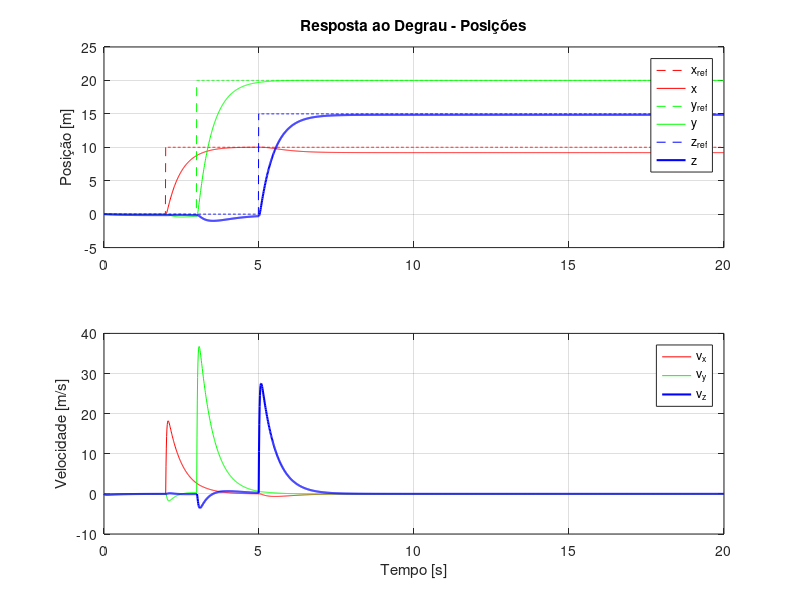
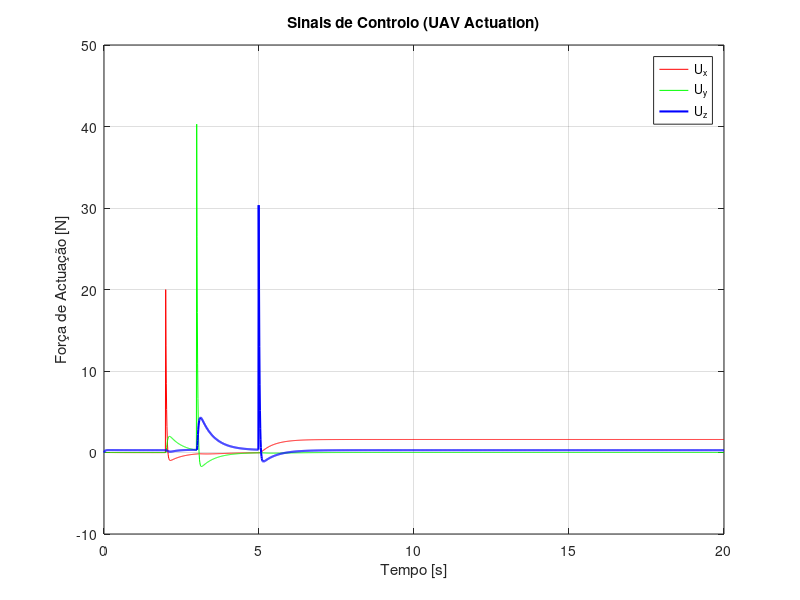

Write MATLAB code to recreate these figures, in order.
clear all;
x0=zeros(6,1);
D=0.1075;
m=0.029;
g=9.81;



A1=zeros(3);
A2=eye(3);
A3=eye(3)*-D/m;

A=[A1,A2;A1,A3];


B=[zeros(3);eye(3)];

Q=eye(6)*4;

R=eye(3)*0.25;

[K,s,P]=lqr(A,B,Q,R);









%step(sys2);

% simulate nonlinear system
Dt = 0.01;
t = 0:Dt:20; 
N = length(t);
x = zeros(6,N+1); % zero initial state
u_a = zeros(3,N); 

pz_ref = zeros(1,N);
px_ref = zeros(1,N);
py_ref = zeros(1,N);
p_ref=zeros(3,N);


ue = 0; % u = T - mg => ue = 0
ve=0;



% simulation "time" loop
for k = 1:N
    % define reference and errors
    px_ref(k) = 10*(k*Dt>=2);
    py_ref(k) = 20*(k*Dt>=3);
    pz_ref(k) = 15*(k*Dt>=5);% step reference
    p_ref(:,k) = [px_ref(k);py_ref(k);pz_ref(k)];
    e_x = x(:,k)-[p_ref(:,k);ve;ve;ve]; % state error
    v_d = zeros(3,N);
    dot_v_d = zeros(3,N);

    v_d(:,k) = [0; 0; 0]; 
    dot_v_d(:,k) = [0; 0; 0];



    % define UAV dynamics
theta=0.1;
phi=0.1;
T_total=0.4;
    fp = T_total*[sin(theta)*cos(phi);
        -sin(phi);
        cos(theta)*cos(phi)];

    D=[0.1075,0,0;
        0,0.1075,0;
        0,0,0.1075];

    fa=[-D(1,1)*x(3,k);-D(2,2)*x(4,k);-D(3,3)*x(5,k)];

 

ep=x(1:3,k)-p_ref(:,k);

ev=x(4:6,k)-v_d(:,k);

    dot_error = [ep;ev];

    bar_ua=(D/m) * v_d(:,k) + dot_v_d(:,k);


kp=1;
kv=1;




    u_a(:,k)=bar_ua+D/m*v_d(:,k)+dot_v_d(:,k)-kp*ep-kv*ev-ep;

   P_dot=[x(4,k);x(5,k);x(6,k)];
    V_dot=(u_a(:,k) + fa - [0; 0; m*g]) / m;


dot_x = [P_dot; V_dot];




    % integrate dynamics
    x(:,k+1) = x(:,k) + Dt*dot_x;
end
x(:,k+1) = [];
p_ref(:,N) = [px_ref(N); py_ref(N); pz_ref(N)];



figure(341);
subplot(2,1,1);
plot(t, p_ref(1,:), 'r--', t, x(1,:), 'r', ...
    t, p_ref(2,:), 'g--', t, x(2,:), 'g', ...
    t, p_ref(3,:), 'b--', t, x(3,:), 'b', 'LineWidth', 1.5);
grid on;
ylabel('Posição [m]');
legend('x_{ref}', 'x', 'y_{ref}', 'y', 'z_{ref}', 'z', 'Location', 'best');
title('Resposta ao Degrau - Posições');


subplot(2,1,2);
plot(t, x(4,:), 'r', t, x(5,:), 'g', t, x(6,:), 'b', 'LineWidth', 1.5);
grid on;
xlabel('Tempo [s]');
ylabel('Velocidade [m/s]');
legend('v_x', 'v_y', 'v_z', 'Location', 'best');

figure(342);
plot(t, u_a(1,:), 'r', t, u_a(2,:), 'g', t, u_a(3,:), 'b', 'LineWidth', 1.5);
grid on;
xlabel('Tempo [s]');
ylabel('Força de Actuação [N]');
title('Sinais de Controlo (UAV Actuation)');
legend('U_x', 'U_y', 'U_z');
